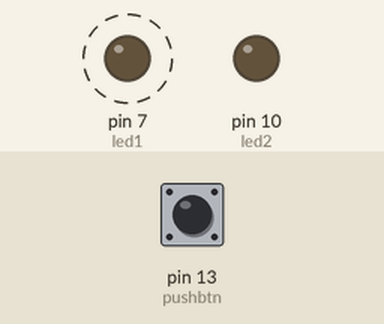
Simulated run of this sketch. Board: Arduino Uno, built with avr-gcc and run on an emulated ATmega328P. Parts: output pins drawn as LEDs (lit = HIGH). Dashed ring = blinking. The inputs (shaded band) are chosen by the test bench; at power-on: pin 13 (pushbtn) LOW.

Above: at 1.2 s.
1.3 s: pin 13 (pushbtn) pulled HIGH for 0.15 s
At 1.38 s:
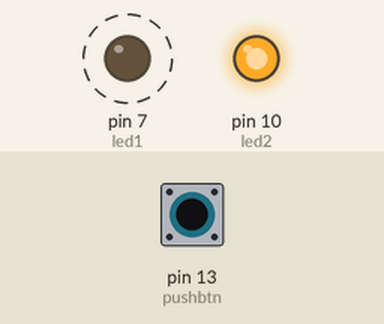
4.3 s: pin 13 (pushbtn) pulled HIGH for 1 s
At 7.0 s:
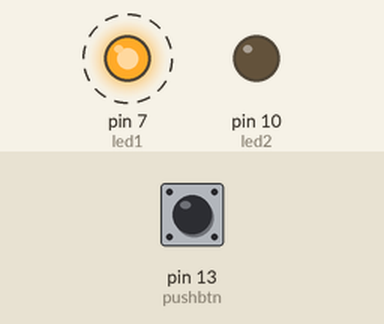
7.3 s: pin 13 (pushbtn) pulled HIGH for 3.2 s
At 8.0 s:
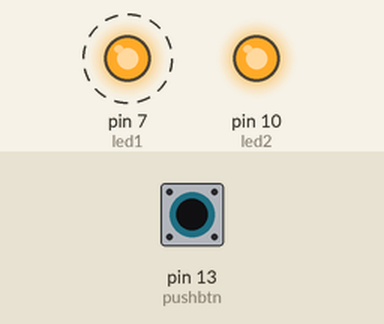
Timing chart, 0 to 18.0 s (numbered marks = the images above; inputs shaded):
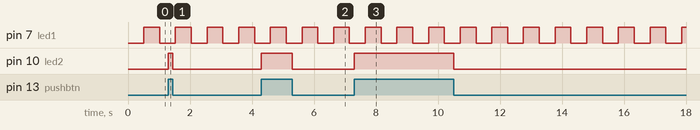

The sketch:

arduino_multi_tasking.ino
```cpp
/* Main.ino file generated by New Project wizard
 *
 * Created:   Sat May 18 2019
 * Processor: Arduino Uno
 * Compiler:  Arduino AVR (Proteus)
 *A simple program to demonstrate the multi tasking on arduino
 * Aim : 1) Genarate a square wave and
 *      2)Control a LED using a momentary switch indidually.
 */

// Peripheral Configuration Code (do not edit)

int led1=7;   //D1 LED for square wave output
int led2=10;  //D2 LED for momentory switch
int pushbtn=13;   //Push button to control D2 LED
int oncyc=0; //variable used to check the time period
int state=1; //variable used to check the state of the D1 LED

void ledAuto(); //function to create square wave
void ledPush(); //function to control D2 LED

void setup ()
{

//Pin i/p and o/p configuration

pinMode(led1,OUTPUT);
pinMode(led2,OUTPUT);
pinMode(pushbtn,INPUT);
}

void loop()
{
ledAuto();
ledPush();
}

void ledAuto()
{
if(oncyc==500)
{
digitalWrite(led1,HIGH);
state=0;
}
if(oncyc==0)
{
digitalWrite(led1,LOW);
state=1;
}

// delay function control

if(state==1)
{
  delay(1);
  oncyc++;
}
else
{
  delay(1);
  oncyc--;
}

}

//momentary switch control function

void ledPush()
{
if(digitalRead(pushbtn)==HIGH)
  digitalWrite(led2,HIGH);
if(digitalRead(pushbtn)==LOW)
  digitalWrite(led2,LOW);
}
```

Measured:
- after the input at 1.3 s, pin 10 (led2): LOW → HIGH at once, → LOW 0.15 s later
- after the input at 4.3 s, pin 10 (led2): LOW → HIGH at once, → LOW 1.0 s later
- after the input at 7.3 s, pin 10 (led2): LOW → HIGH at once, → LOW 3.2 s later
- by itself, pin 7 (led1): alternates HIGH for 0.51 s and LOW for 0.51 s
